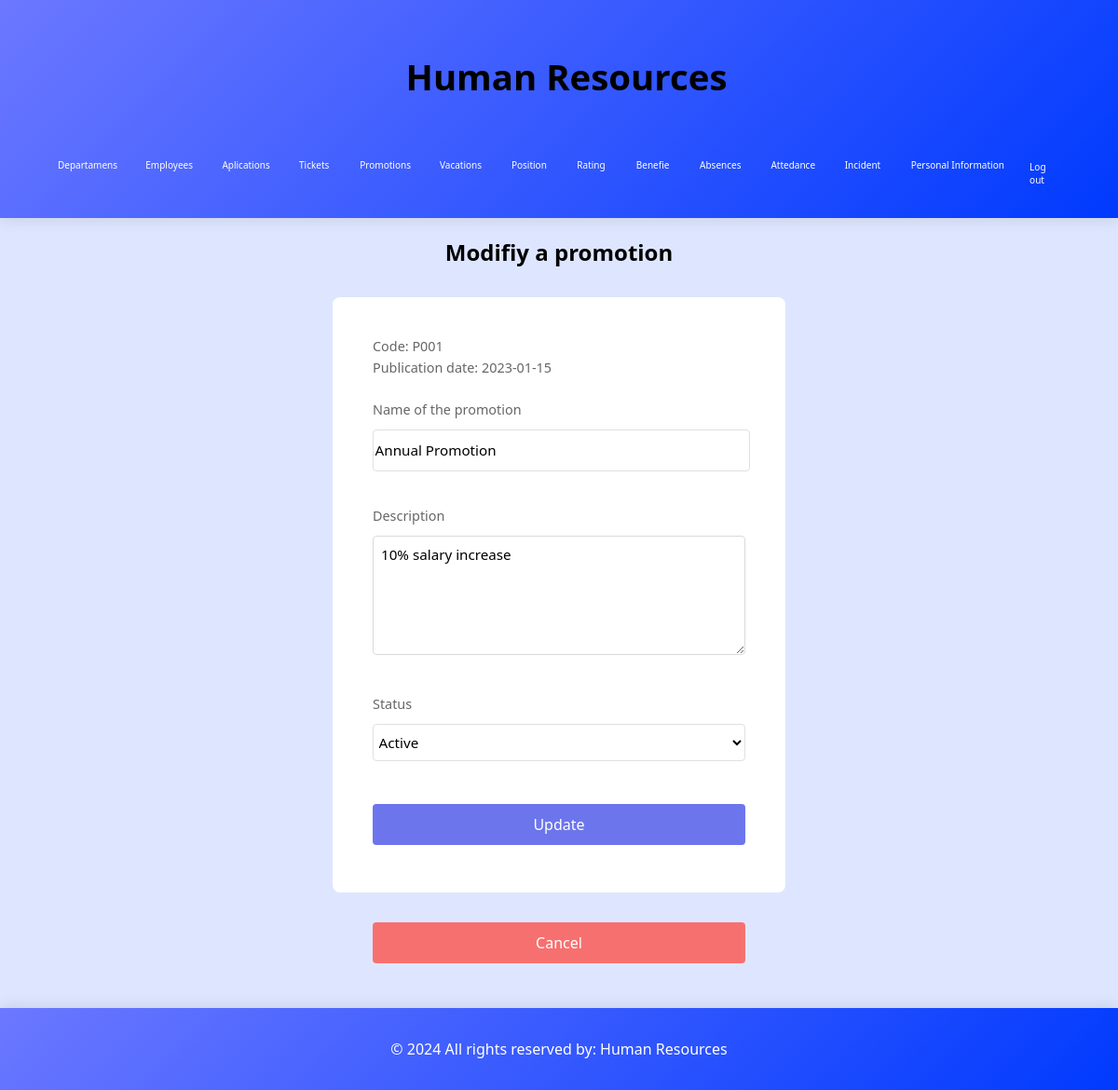
The app's page /Human_Resources/modifyPromotion.php?id=P001 (signed in) with its own data.
### tables this page shows
create table promotion(
    code varchar(5) primary key,
    name varchar(60) not null,
    description varchar(60) not null,
    status varchar(10) not null,
    publicationDate date not null,
    index idx_promotion(publicationDate)
);

### admin/functionsAdmin.php (called while the page is built, shortened)
<?php
require("../includes/config/MySQL_ConexionDB.php");
function showPromotionID($id){
    global $db_con;
    $promotion = [];
    try {
        $query = "SELECT * FROM promotion WHERE code = :id";
        $stm = $db_con->prepare($query);
        $stm->bindParam(':id', $id, PDO::PARAM_STR);
        $stm->execute();
        while ($row = $stm->fetch(PDO::FETCH_ASSOC)) {
            $promotion[] = $row;
        }
    } catch (PDOException $e) {
        exit("Error en la consulta: " . $e->getMessage());
    }
    return $promotion;
}
?>

### Human_Resources/modifyPromotion.php (the view, shortened to what this page needs)
<?php
include "../includes/headerHR.php";
require_once "../includes/config/MySQL_ConexionDB.php";
include "../admin/functionsAdmin.php";
require_once "../functions.php";
$id = $_GET["id"];
$promotion = showPromotionID($id);
foreach($promotion as $row){
    $row['code'];
    $row['name'];
    $row['description'];
    $row['status'];
    $row['publicationDate'];
}
?>
<section>
    <h2>Modifiy a promotion</h2>
    <form action="updatePromotion.php" class="formPage" method="post">
        <fieldset>
            <div>
                <label for="code" >Code: <?php echo $row['code']?></label>
            </div>
            <div>
                <label for="publicationDate">Publication date: <?php echo $row['publicationDate']?> </label>
            </div>
            <br>
            <div>
                <label for="name">Name of the promotion</label>
                <input type="text" id="name" name="name" value="<?php echo $row['name']?>" required placeholder="Write the name of the promotion">
            </div>
            <br>
            <div>
                <label for="description">Description</label>
                <textarea name="description" id="description"><?php echo $row['description']?></textarea>
            </div>
            <br>
            <div>
                <label for="status">Status</label>
                <select name="status" id="status">
                    <option value="Active">Active</option>
                </select>
            </div>
            <br>
            <div>
                <button type="submit" name="btnReport">Update</button>
            </div>
        </fieldset>
    </form>
    <center>
    <a href="promotions.php"><button class="buttonCancel">Cancel</button></a>
    </center>
</section>
<?php include "../includes/footer.php" ?>

### css/estilosdeLeon.css (style rules this page uses)
:root { --font-main: 'Segoe UI', sans-serif; --white: #ffffff; --black: #000000; --little_blue: #dee6ff; --little_gray: #efefef; --blue: #6c78ff; --blue_little: #ebf9ff; --dark_blue: #003afe; --very_green: #4dfe00; --green: #1ce42b; --purple: #003afe; --rojo: #ff4c4c; --rojo_hover: #ff6666; }
body { background-color: var(--little_blue); display: grid; min-height: 100vh; position: relative; grid-template-rows: auto 1fr auto; margin: 0; }
::placeholder { color: black; font-size: 1rem; font-family: Impact, Haettenschweiler, 'Arial Narrow Bold', sans-serif; opacity: .70; }
.formPage { text-align: left; margin: 2rem auto; max-width: 25rem; background-color: white; height: auto; padding: 2.5rem; border-radius: 8px; box-shadow: none; border: 3px solid #00c85300; }
.formPage input { margin: 0.5rem 0 1rem 0; width: 100%; height: 2.5rem; font-size: 0.95rem; font-family: inherit; border: 1px solid #e0e0e0; border-radius: 4px; padding: 0.1rem; transition: border-color 0.2s ease; background-color: white; }
.formPage select { margin: 0.5rem 0 1rem 0; width: 100%; height: 2.5rem; font-size: 0.95rem; font-family: inherit; border: 1px solid #e0e0e0; border-radius: 4px; padding: 0.1rem; background-color: white; cursor: pointer; }
.formPage label { text-align: left; font-family: inherit; display: block; margin-bottom: 0.25rem; font-weight: normal; color: #666; font-size: 0.9rem; }
.formPage textarea { width: 100%; min-height: 8rem; padding: 0.5rem; font-size: 0.95rem; line-height: 1.5; border: 1px solid #dadada; border-radius: 4px; resize: vertical; box-sizing: border-box; margin: 0.5rem 0 1rem 0; font-family: inherit; }
.formPage button { background-color: #6d75ec; font-size: 1rem; font-family: inherit; border: none; margin: 0.5rem 0; border-radius: 4px; width: 100%; height: 2.75rem; color: white; cursor: pointer; transition: background-color 0.2s ease; box-shadow: none; font-weight: 500; }
.buttonCancel { text-align: center; background-color: #f77070 ; font-size: 1rem; font-family: inherit; border: none; margin: 0 auto; border-radius: 4px; width: 25rem; height: 2.75rem; color: white; cursor: pointer; transition: background-color 0.2s ease; box-shadow: none; font-weight: 500; }
.formPage fieldset { border: none; padding: 0; margin: 0; }
label { font-weight: bold; color: #333; }
html { height: 100%; font-family: var(--font-main); }
h2 { text-align: center; font-family: var(--font-main); }
::placeholder { font-family: var(--font-main); font-size: 1rem; opacity: .70; }
.formPage { font-family: var(--font-main); }
.formPage input { font-family: var(--font-main); }
.formPage label { font-family: var(--font-main); }
.formPage textarea { font-family: var(--font-main); }
.formPage button { font-family: var(--font-main); }

### records on screen
promotion: code "P001", publicationDate "2023-01-15", name "Annual Promotion", description "10% salary increase"
